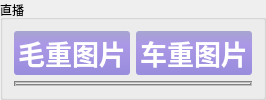
       <widget class="QGroupBox" name="groupBox_2">
        <property name="title">
         <string>直播</string>
        </property>
        <layout class="QVBoxLayout" name="verticalLayout_3" stretch="1,10">
         <item>
          <layout class="QHBoxLayout" name="horizontalLayout_8">
           <item>
            <widget class="QPushButton" name="btn_openRoughWeightDir">
             <property name="sizePolicy">
              <sizepolicy hsizetype="Minimum" vsizetype="Preferred">
               <horstretch>0</horstretch>
               <verstretch>0</verstretch>
              </sizepolicy>
             </property>
             <property name="font">
              <font>
               <family>Arial</family>
               <pointsize>20</pointsize>
               <weight>75</weight>
               <bold>true</bold>
              </font>
             </property>
             <property name="styleSheet">
              <string notr="true">QPushButton{color: rgb(255, 255, 255);
			background: qlineargradient(x1:0, y1:0, x2:0, y2:1, stop:0 rgb(166,164,208),stop:0.3 rgb(171,152,230), stop:1 rgb(152,140,220));
            border:1px;
            border-radius:3px;
            padding:2px 4px;
}
QPushButton:hover{
            color: rgb(255, 255, 255); 
            background: qlineargradient(x1:0, y1:0, x2:0, y2:1, stop:0 rgb(130,120,226), stop:0.3 rgb(120,130,230), stop:1 rgb(125,140,226));
            border:1px;
            border-radius:3px;
            padding:2px 4px; 
        }
        QPushButton:pressed{
            color: rgb(255, 255, 255);
            background: qlineargradient(x1:0, y1:0, x2:0, y2:1, stop:0 rgb(240,156,121), stop:0.3 rgb(220,160,140), stop:1 rgb(230,140,120));
            border:1px;
            border-radius:3px;
            padding:2px 4px;
        }
</string>
             </property>
             <property name="text">
              <string>毛重图片</string>
             </property>
            </widget>
           </item>
           <item>
            <widget class="QPushButton" name="btn_openVehicleWeightDir">
             <property name="sizePolicy">
              <sizepolicy hsizetype="Minimum" vsizetype="Preferred">
               <horstretch>0</horstretch>
               <verstretch>0</verstretch>
              </sizepolicy>
             </property>
             <property name="font">
              <font>
               <family>Arial</family>
               <pointsize>20</pointsize>
               <weight>75</weight>
               <bold>true</bold>
              </font>
             </property>
             <property name="styleSheet">
              <string notr="true">QPushButton{color: rgb(255, 255, 255);
			background: qlineargradient(x1:0, y1:0, x2:0, y2:1, stop:0 rgb(166,164,208),stop:0.3 rgb(171,152,230), stop:1 rgb(152,140,220));
            border:1px;
            border-radius:3px;
            padding:2px 4px;
}
QPushButton:hover{
            color: rgb(255, 255, 255); 
            background: qlineargradient(x1:0, y1:0, x2:0, y2:1, stop:0 rgb(130,120,226), stop:0.3 rgb(120,130,230), stop:1 rgb(125,140,226));
            border:1px;
            border-radius:3px;
            padding:2px 4px; 
        }
        QPushButton:pressed{
            color: rgb(255, 255, 255);
            background: qlineargradient(x1:0, y1:0, x2:0, y2:1, stop:0 rgb(240,156,121), stop:0.3 rgb(220,160,140), stop:1 rgb(230,140,120));
            border:1px;
            border-radius:3px;
            padding:2px 4px;
        }
</string>
             </property>
             <property name="text">
              <string>车重图片</string>
             </property>
            </widget>
           </item>
          </layout>
         </item>
         <item>
          <widget class="QWidget" name="w_playWindow" native="true">
           <property name="styleSheet">
            <string notr="true">border:2px groove gray;border-radius:10px;padding:2px 4px;</string>
           </property>
          </widget>
         </item>
        </layout>
       </widget>
